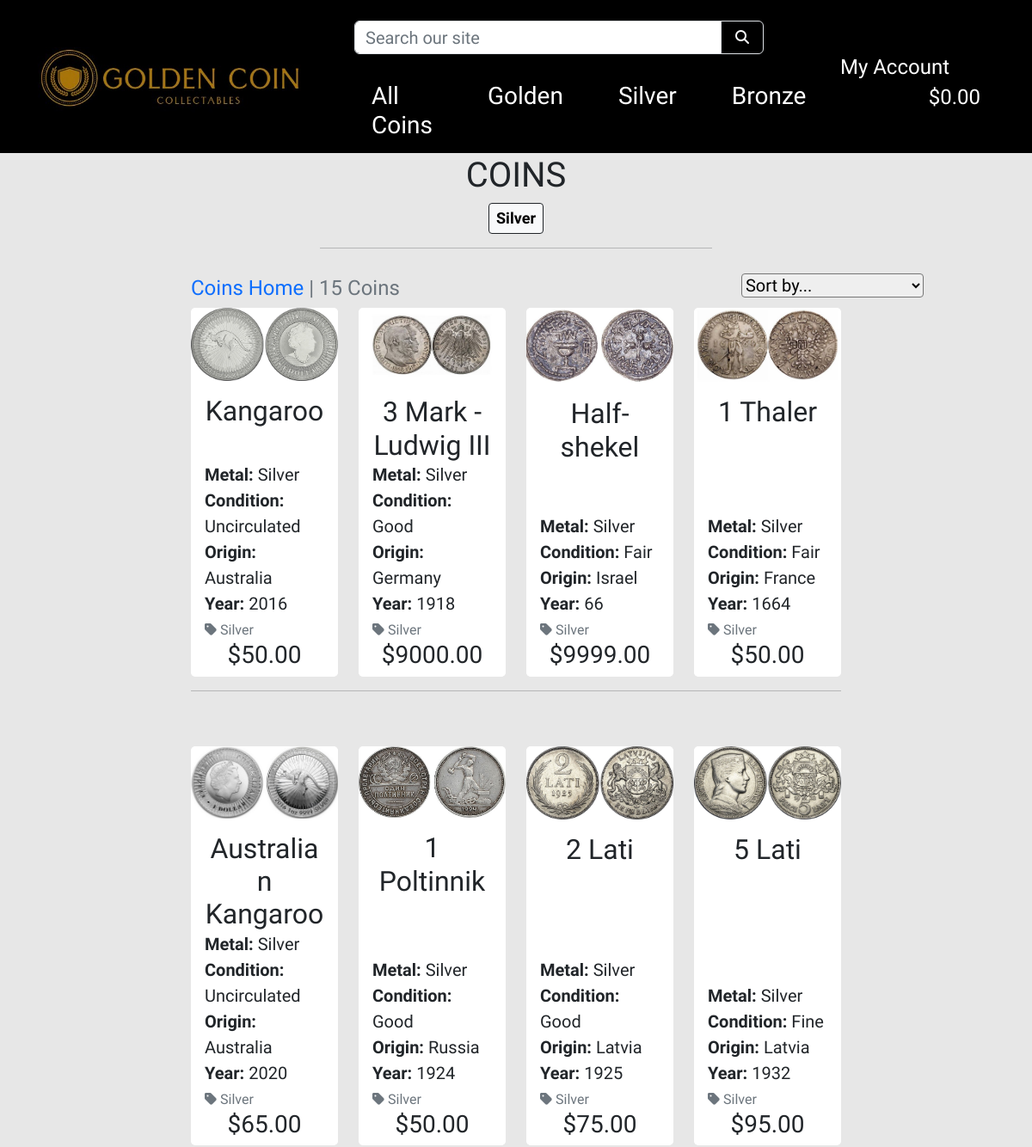
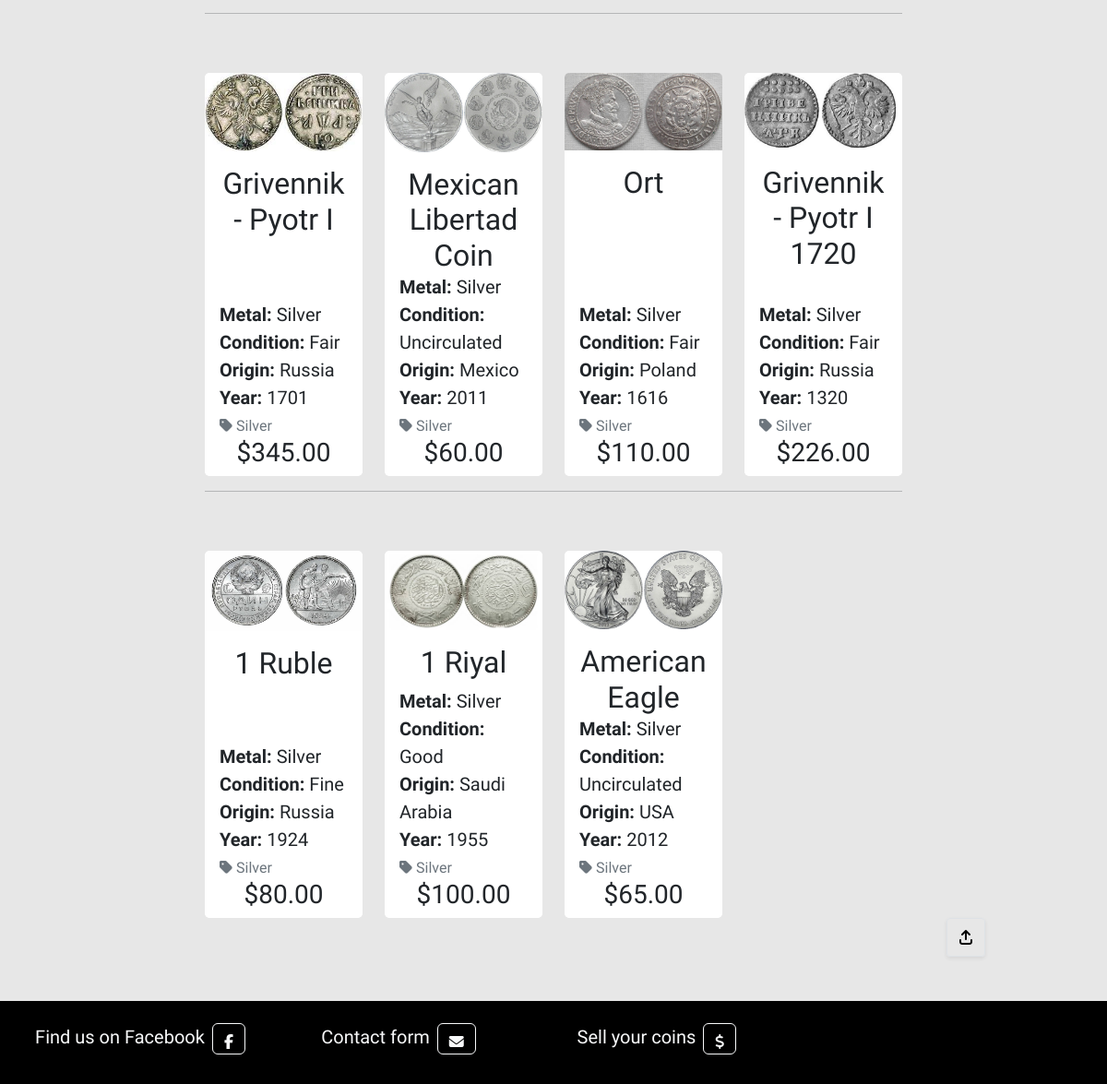
The app's page /coins/?metal=silver with its own data (2 pictures, top to bottom).
### coins/models.py (models this page shows, shortened)
class Metal(models.Model):
    name = models.CharField(max_length=254)
    friendly_name = models.CharField(max_length=254, null=True, blank=True)
    def __str__(self):
        return self.name
    class Meta:
        verbose_name_plural = 'Metals'

class Coins(models.Model):
    metal = models.ForeignKey('Metal', null=True, blank=True, on_delete=models.SET_NULL)
    sku = models.CharField(max_length=254, null=True, blank=True)
    name = models.CharField(max_length=254)
    description = models.TextField()
    quantity = models.PositiveIntegerField()
    price = models.DecimalField(max_digits=6, decimal_places=2)
    origin = models.CharField(max_length=254)
    year = models.CharField(max_length=20)
    condition = models.CharField(max_length=20, choices=CONDITION_CHOICES, default=None)
    era = models.CharField(max_length=20, choices=ERA_CHOICES, default=None)
    image_url = models.URLField(max_length=1024, null=True, blank=True)
    image = models.ImageField(null=True, blank=True)
    class Meta:
        verbose_name_plural = 'Coins'

### coins/views.py (the view, shortened to what this page needs)
# urls.py: path('', views.all_coins, name='coins'),
def all_coins(request):
    coins = Coins.objects.filter(quantity__gt=0)
    query = None
    eras = None
    metals = None
    sort = None
    direction = None
    if request.GET:
        if 'q' in request.GET:
            query = request.GET['q']
            if not query:
                messages.error(request, "You didn't enter any search criteria!")
                return redirect(reverse('coins'))
            queries = (
                Q(name__icontains=query) |
                Q(description__icontains=query) |
                Q(origin__icontains=query) |
                Q(condition__icontains=query) |
                Q(year__icontains=query)
                )
            coins = coins.filter(queries)
    if 'era' in request.GET:
        eras = request.GET['era'].split(',')
        coins = coins.filter(era__in=eras)
        eras = Coins.objects.filter(name__in=eras)
    if 'metal' in request.GET:
        metals = request.GET['metal'].split(',')
        coins = coins.filter(metal__name__in=metals)
        metals = Metal.objects.filter(name__in=metals)
    current_sorting = f'{sort}_{direction}'
    context = {
        'coins': coins,
        'search_term': query,
        'current_metals': metals,
        'current_sorting': current_sorting,
    }
    return render(request, 'coins/coins.html', context)

### cart/contexts.py (called while the page is built, shortened)
def cart_contents(request):
    cart_items = []
    total = 0
    coins_count = 0
    cart = request.session.get('cart', {})
    grand_total = total
    context = {
        'cart_items': cart_items,
        'total': total,
        'coins_count': coins_count,
        'grand_total': grand_total,
    }
    return context

### coins/templates/coins/coins.html (shortened to what this page needs)
{% extends "base.html" %}
{% load static %}
{% block content %}
    <div class="overlay"></div>
    <div class="container-fluid offset">
        <div class="row">
            <div class="col text-center">
                <h1 class="text-uppercase">Coins</h1>
                {% for c in current_metals %}
                    <a class="category-badge text-decoration-none h4" href="{% url 'coins' %}?metal={{ c.name }}">
                        <span class="p-2 mb-3 badge bg-light text-black rounded-1 border border-dark">{{ c.friendly_name }}</span>
                    </a>
                {% endfor %}
                <hr class="w-50 m-auto mb-3">
            </div>
        </div>
        <div class="row">
            <div class="product-container col-10 offset-1">
                <div class="row justify-content-end me-3">
                    <div class="col-12 col-md-6 my-auto order-md-last d-flex justify-content-center justify-content-md-end mb-1">
                        <div class="sort-select-wrapper w-25">
                            <select id="sort-selector" class="h5 custom-select custom-select-sm rounded-1 border-black">
                                <option value="reset" {% if current_sorting == 'None_None' %}selected{% endif %}>Sort by...</option>
                            </select>
                        </div>
                    </div>
                    <div class="col-12 col-md-6 order-md-first">
                        <p class="text-muted h4 mt-3 text-center text-md-start">
                            {% if search_term or current_metals or current_sorting != 'None_None' %}
                                <span><a class="text-decoration-none" href="{% url 'coins' %}">Coins Home</a> | </span>
                            {% endif %}
                            {{ coins|length }} Coins{% if search_term %} found for <strong>"{{ search_term }}"</strong>{% endif %}
                        </p>
                    </div>
                </div>
                <div class="row">
                    {% for coin in coins %}
                            <div class="col-sm-6 col-md-6 col-lg-4 col-xl-3">
                                <div class="card h-100 border-0">
                                    {% if coin.image %}
                                    <a href="{% url 'coins_detail' coin.id %}">
                                        <img class="card-img-top img-fluid" src="{{ coin.image.url }}" alt="{{ coin.name }}">
                                    </a>
                                    {% else %}
                                    <a href="{% url 'coins_detail' coin.id %}">
                                        <img class="card-img-top img-fluid" src="{{ MEDIA_URL }}noimage.png" alt="{{ coin.name }}">
                                    </a>
                                    {% endif %}
                                    <div class="card-body pb-0">
                                        <p class="mb-0 h2 text-center">{{ coin.name }}</p>
                                    </div>
                                    <div class="card-footer bg-white pt-0 border-0 text-left">
                                        <div class="row">
                                            <div class="col">
                                                <p class="lead mb-0 text-capitalize"><span class="fw-bold">Metal:</span> {{ coin.metal }}</p>
                                                <p class="lead mb-0 text-capitalize"><span class="fw-bold">Condition:</span> {{ coin.condition }}</p>
                                                <p class="lead mb-0"><span class="fw-bold">Origin:</span> {{ coin.origin }}</p>
                                                <p class="lead mb-0"><span class="fw-bold">Year:</span> {{ coin.year }}</p>
                                                {% if coin.metal %}
                                                    <p class="mt-1 mb-0">
                                                        <a class="text-muted text-decoration-none" href="{% url 'coins' %}?metal={{ coin.metal.name }}">
                                                            <i class="fas fa-tag me-1"></i>{{ coin.metal.friendly_name }}
                                                        </a>
                                                    </p>
                                                {% endif %}
                                            </div>
                                        </div>
                                        <div class="row">
                                            <div class="col">
                                                <p class="h3 mb-0 text-left font-weight-bold text-center">${{ coin.price }}</p>
                                            </div>
                                        </div>
                                    </div>
                                </div>
                            </div>
                        {% if forloop.counter|divisibleby:4 %}
                            <div class="col-12 d-none d-xl-block mb-5">
                                <hr>
                            </div>
                        {% endif %}
                    {% endfor %}
                </div>
            </div>
        </div>
    </div>
    <div class="btt-button float-end shadow-sm rounded-1 border border-black">
        <a class="btt-link d-flex h-100">
            <i class="fa-solid fa-arrow-up-from-bracket text-black mx-auto my-auto"></i>
        </a>
    </div>
{% endblock %}

### static/css/base.css (style rules this page uses)
html { height: 100%; }
body { display: flex; min-height: 100vh; flex-direction: column; background-color: rgb(231, 231, 231); height: calc(100vh - 164px); font-family: 'Tenali Ramakrishna'; }
.overlay { height: 100%; width: 100%; top: 0; left: 0; position: fixed; background: rgb(231, 231, 231); z-index: -1; }
.offset { margin-top: 180px; }
.btt-button { height: 42px; width: 42px; position: sticky; bottom: 10px; right: 10px; }
.btt-link, .update-link, .remove-item { cursor: pointer; }

### records on screen
Metal: friendly_name "Silver"
Coins: image (picture), name "Kangaroo", metal "Silver", condition "Uncirculated", origin "Australia", year "2016", metal.friendly_name "Silver", price "50.00"
Coins: image (picture), name "3 Mark - Ludwig III", metal "Silver", condition "Good", origin "Germany", year "1918", metal.friendly_name "Silver", price "9000.00"
Coins: image (picture), name "Half-shekel", metal "Silver", condition "Fair", origin "Israel", year "66", metal.friendly_name "Silver", price "9999.00"
Coins: image (picture), name "1 Thaler", metal "Silver", condition "Fair", origin "France", year "1664", metal.friendly_name "Silver", price "50.00"
Coins: image (picture), name "Australian Kangaroo", metal "Silver", condition "Uncirculated", origin "Australia", year "2020", metal.friendly_name "Silver", price "65.00"
Coins: image (picture), name "1 Poltinnik", metal "Silver", condition "Good", origin "Russia", year "1924", metal.friendly_name "Silver", price "50.00"
Coins: image (picture), name "2 Lati", metal "Silver", condition "Good", origin "Latvia", year "1925", metal.friendly_name "Silver", price "75.00"
Coins: image (picture), name "5 Lati", metal "Silver", condition "Fine", origin "Latvia", year "1932", metal.friendly_name "Silver", price "95.00"
Coins: image (picture), name "Grivennik - Pyotr I", metal "Silver", condition "Fair", origin "Russia", year "1701", metal.friendly_name "Silver", price "345.00"
Coins: image (picture), name "Mexican Libertad Coin", metal "Silver", condition "Uncirculated", origin "Mexico", year "2011", metal.friendly_name "Silver", price "60.00"
Coins: image (picture), name "Ort", metal "Silver", condition "Fair", origin "Poland", year "1616", metal.friendly_name "Silver", price "110.00"
Coins: image (picture), name "Grivennik - Pyotr I 1720", metal "Silver", condition "Fair", origin "Russia", year "1320", metal.friendly_name "Silver", price "226.00"
Coins: image (picture), name "1 Ruble", metal "Silver", condition "Fine", origin "Russia", year "1924", metal.friendly_name "Silver", price "80.00"
Coins: image (picture), name "1 Riyal", metal "Silver", condition "Good", origin "Saudi Arabia", year "1955", metal.friendly_name "Silver", price "100.00"
Coins: image (picture), name "American Eagle", metal "Silver", condition "Uncirculated", origin "USA", year "2012", metal.friendly_name "Silver", price "65.00"

### other values on screen
{{ coins|length }} "15"
